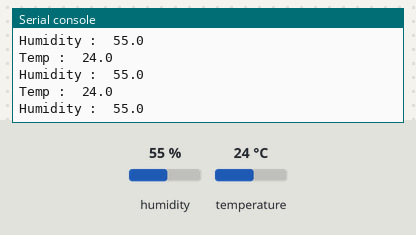
Bench run of a program on a simulated Raspberry Pi Pico running MicroPython. Shown: the last lines printed to the serial console. Inputs (shaded band) come from the test bench; at power-on: humidity 55 %, temperature 24 °C.

Above: at 1.2 s.
1.3 s: humidity set to 22 %
At 2.4 s:
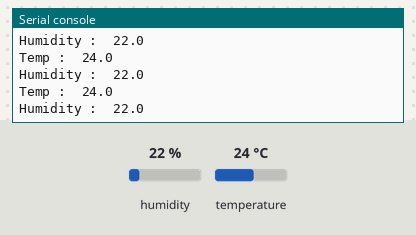
2.8 s: temperature set to 12 °C
At 3.6 s:
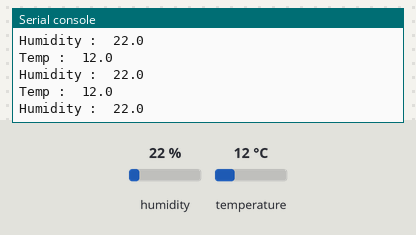
4.3 s: humidity set to 40 %
At 4.9 s:
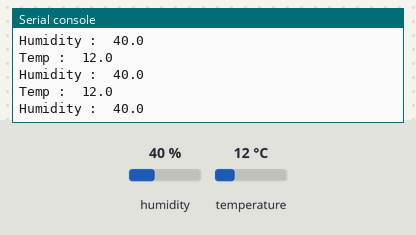
Timing chart, 0 to 7.3 s (numbered marks = the images above; inputs shaded):
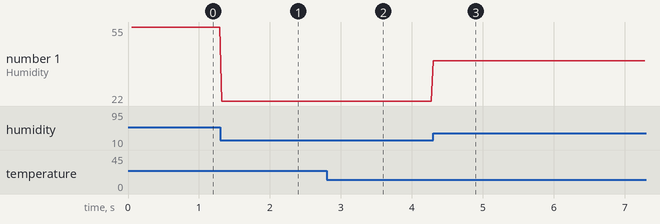

The program:

temp-humidity.py
```python
from machine import Pin, I2C
from picobricks import SHTC3
i2c = I2C(0, scl=Pin(5), sda=Pin(4))

shtc_sensor = SHTC3(i2c)

while True:
    tempSHTC = shtc_sensor.temperature()
    humiditySHTC = shtc_sensor.humidity()
    print("Temp : ", tempSHTC)
    print("Humidity : ", humiditySHTC)
```

Measured:
- after the input at 1.3 s, the serial console: prints a new line at once (image 1)
- after the input at 2.8 s, the serial console: prints a new line after 0.05 s (image 2)
- after the input at 4.3 s, the serial console: prints a new line at once (image 3)
- plotted number 1: 55 → 22 after the input at 1.3 s, 22 → 40 after the input at 4.3 s
